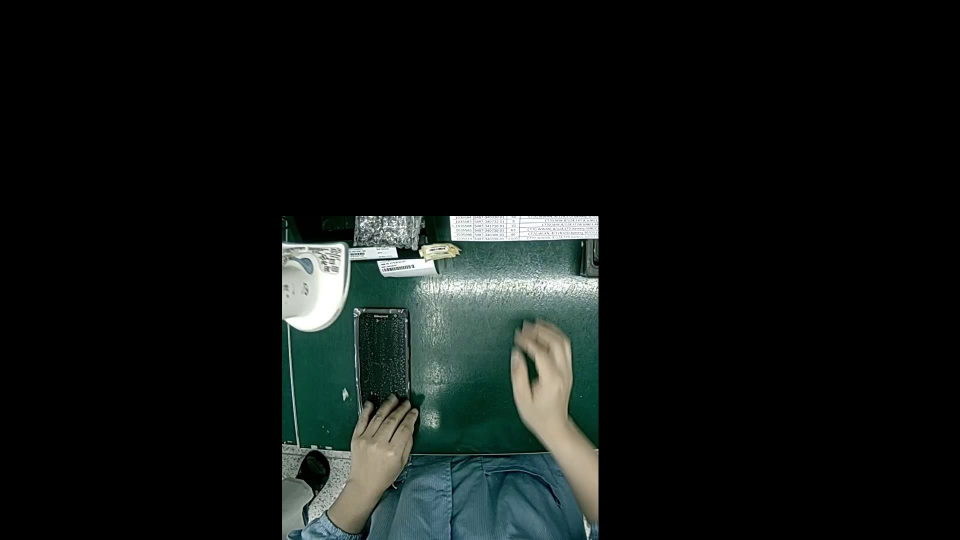
#> input picture transfer/hph_packing_1/images/hph_hw1_hph_hw1_frame_00000.jpg, 1920 x 1080 px (shown at 1/2 size); its folder holds only this picture in this run
$ python data_visualize.py transfer/hph_packing_1/images/hph_hw1_hph_hw1_frame_00000.jpg
#> lines starting #> are read from the running program, lines starting #| are printed output that depends on the picture; after the words box and inside, x2 and y2 are one past the last pixel; in counts of white or black regions, pixels touching at a corner belong together
import cv2
import os
import argparse
import glob

def draw_yolo_annotations(image_path, label_path):
    """
    Reads a YOLO image and label, then returns the image with bounding boxes.
    """
    if not os.path.exists(image_path):
        return None

    # Load image
    img = cv2.imread(image_path)
#> img is the input picture: shape (1080, 1920, 3); mean B, G, R 19.9, 21.4, 16.9
    if img is None:
        return None

    h, w, _ = img.shape
#> h = 1080; w = 1920

    # Load labels
    if os.path.exists(label_path):
        with open(label_path, 'r') as f:
            lines = f.readlines()

        for line in lines:
            parts = line.strip().split()
            if len(parts) != 5:
                continue

            class_id, x_center, y_center, width, height = map(float, parts)

            # Convert normalized to pixel coordinates
            x1 = int((x_center - width / 2) * w)
            y1 = int((y_center - height / 2) * h)
            x2 = int((x_center + width / 2) * w)
            y2 = int((y_center + height / 2) * h)

            # Draw bounding box
            cv2.rectangle(img, (x1, y1), (x2, y2), (0, 255, 0), 2)
            cv2.putText(img, f"ID:{int(class_id)}", (x1, y1 - 10),
                        cv2.FONT_HERSHEY_SIMPLEX, 0.5, (0, 255, 0), 2)
    else:
        cv2.putText(img, "NO LABEL FOUND", (50, 50),
                    cv2.FONT_HERSHEY_SIMPLEX, 1, (0, 0, 255), 2)
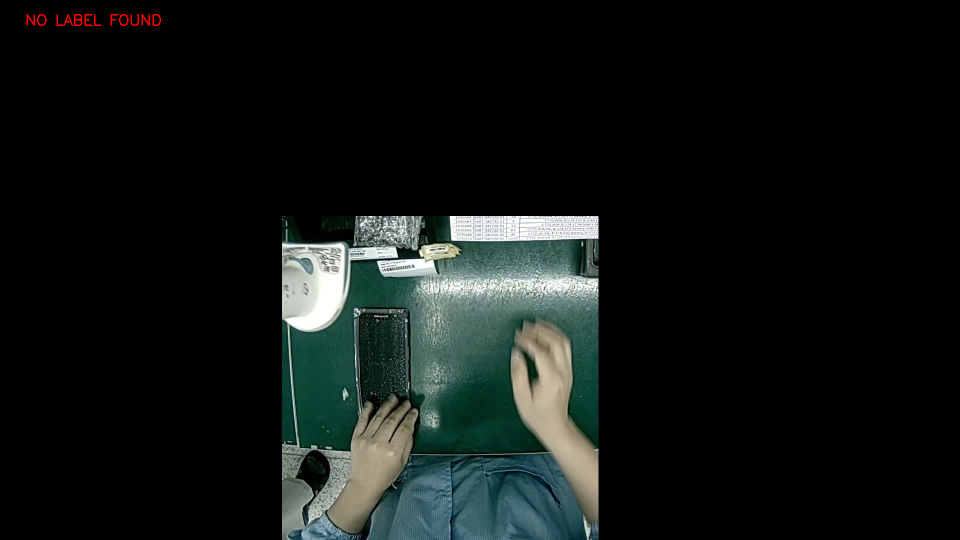
#> img: shape (1080, 1920, 3) (shown at 1/2 size); 0.09% of pixels changed, all inside (x1, y1, x2, y2) = (53, 28, 322, 52)

    return img

def get_label_path(image_path):
    """
    Infers the label path from the image path by replacing 'images' with 'labels'
    and changing the extension to .txt.
    """
    image_dir = os.path.dirname(image_path)
    image_name = os.path.basename(image_path)

    # Standard YOLO structure: labels is sibling to images
    label_dir = image_dir.replace('images', 'labels')
    label_name = os.path.splitext(image_name)[0] + '.txt'

    return os.path.join(label_dir, label_name)

def main():
    parser = argparse.ArgumentParser(description="Visualize YOLO annotations.")
    parser.add_argument("input", help="Path to an image file or a directory of images")
    args = parser.parse_args()

    # Get list of images
    if os.path.isdir(args.input):
        image_list = sorted(glob.glob(os.path.join(args.input, "*.jpg")) +
                            glob.glob(os.path.join(args.input, "*.png")))
    else:
        image_list = [args.input]

    if not image_list:
        print("No images found.")
        return

    idx = 0
    while True:
        image_path = image_list[idx]
        label_path = get_label_path(image_path)

        print(f"[{idx+1}/{len(image_list)}] Displaying: {os.path.basename(image_path)}")

        display_img = draw_yolo_annotations(image_path, label_path)

        if display_img is not None:
            # Resize for display if too large (optional)
            h, w = display_img.shape[:2]
#> h = 1080; w = 1920
            if h > 1000 or w > 1600:
                scale = min(1000/h, 1600/w)
#> scale = 0.833
                display_img = cv2.resize(display_img, (int(w*scale), int(h*scale)))

            cv2.imshow("YOLO Visualization (n: next, p: prev, q: quit)", display_img)

        key = cv2.waitKey(0) & 0xFF
#> (key q is pressed here)
        if key == ord('q'):
            break
        elif key == ord('n'):
            idx = (idx + 1) % len(image_list)
        elif key == ord('p'):
            idx = (idx - 1) % len(image_list)

    cv2.destroyAllWindows()

if __name__ == "__main__":
    main()
